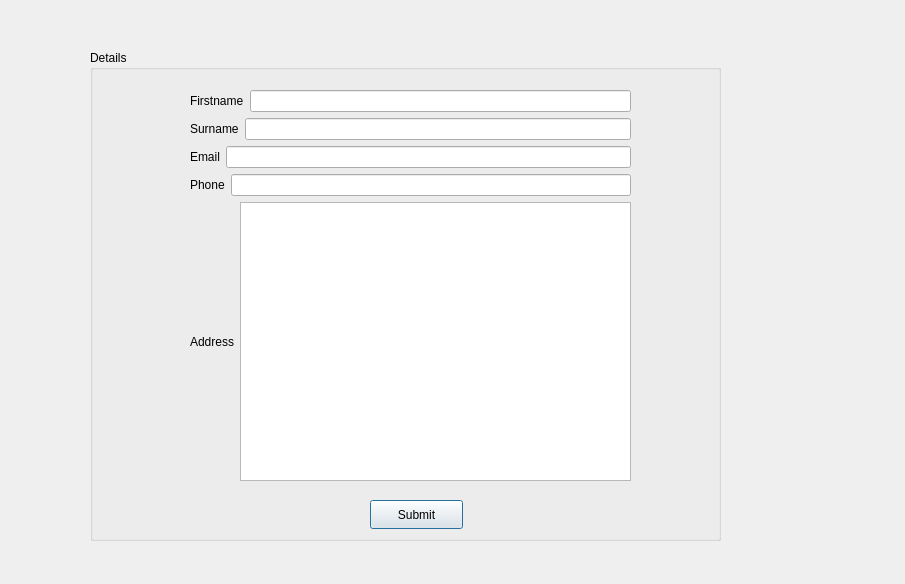
<?xml version="1.0" encoding="UTF-8"?>
<ui version="4.0">
 <class>DetailsDialog</class>
 <widget class="QDialog" name="DetailsDialog">
  <property name="geometry">
   <rect>
    <x>0</x>
    <y>0</y>
    <width>905</width>
    <height>584</height>
   </rect>
  </property>
  <property name="windowTitle">
   <string>Dialog</string>
  </property>
  <widget class="QGroupBox" name="groupBox">
   <property name="geometry">
    <rect>
     <x>90</x>
     <y>50</y>
     <width>631</width>
     <height>491</height>
    </rect>
   </property>
   <property name="title">
    <string>Details</string>
   </property>
   <widget class="QPushButton" name="pushButton">
    <property name="geometry">
     <rect>
      <x>280</x>
      <y>450</y>
      <width>93</width>
      <height>29</height>
     </rect>
    </property>
    <property name="text">
     <string>Submit</string>
    </property>
   </widget>
   <widget class="QWidget" name="">
    <property name="geometry">
     <rect>
      <x>100</x>
      <y>40</y>
      <width>441</width>
      <height>391</height>
     </rect>
    </property>
    <layout class="QVBoxLayout" name="verticalLayout">
     <item>
      <layout class="QHBoxLayout" name="horizontalLayout">
       <item>
        <widget class="QLabel" name="label">
         <property name="text">
          <string>Firstname</string>
         </property>
        </widget>
       </item>
       <item>
        <widget class="QLineEdit" name="lineEdit_firstname"/>
       </item>
      </layout>
     </item>
     <item>
      <layout class="QHBoxLayout" name="horizontalLayout_2">
       <item>
        <widget class="QLabel" name="label_2">
         <property name="text">
          <string>Surname</string>
         </property>
        </widget>
       </item>
       <item>
        <widget class="QLineEdit" name="lineEdit_surname"/>
       </item>
      </layout>
     </item>
     <item>
      <layout class="QHBoxLayout" name="horizontalLayout_4">
       <item>
        <widget class="QLabel" name="label_4">
         <property name="text">
          <string>Email</string>
         </property>
        </widget>
       </item>
       <item>
        <widget class="QLineEdit" name="lineEdit_detemail"/>
       </item>
      </layout>
     </item>
     <item>
      <layout class="QHBoxLayout" name="horizontalLayout_5">
       <item>
        <widget class="QLabel" name="label_5">
         <property name="text">
          <string>Phone</string>
         </property>
        </widget>
       </item>
       <item>
        <widget class="QLineEdit" name="lineEdit_phone"/>
       </item>
      </layout>
     </item>
     <item>
      <layout class="QHBoxLayout" name="horizontalLayout_3">
       <item>
        <widget class="QLabel" name="label_3">
         <property name="text">
          <string>Address</string>
         </property>
        </widget>
       </item>
       <item>
        <widget class="QTextEdit" name="textEdit_address"/>
       </item>
      </layout>
     </item>
    </layout>
   </widget>
  </widget>
 </widget>
 <resources/>
 <connections/>
</ui>
